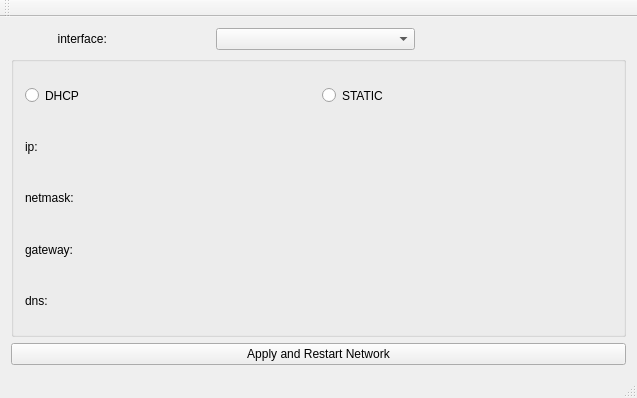
<?xml version="1.0" encoding="UTF-8"?>
<ui version="4.0">
 <class>MainWindow</class>
 <widget class="QMainWindow" name="MainWindow">
  <property name="geometry">
   <rect>
    <x>0</x>
    <y>0</y>
    <width>637</width>
    <height>398</height>
   </rect>
  </property>
  <property name="windowTitle">
   <string>MainWindow</string>
  </property>
  <widget class="QWidget" name="centralWidget">
   <layout class="QHBoxLayout" name="horizontalLayout">
    <item>
     <layout class="QGridLayout" name="gridLayout">
      <item row="0" column="0">
       <widget class="QLabel" name="label">
        <property name="sizePolicy">
         <sizepolicy hsizetype="Expanding" vsizetype="Preferred">
          <horstretch>0</horstretch>
          <verstretch>0</verstretch>
         </sizepolicy>
        </property>
        <property name="text">
         <string>              interface:</string>
        </property>
       </widget>
      </item>
      <item row="0" column="2">
       <spacer name="horizontalSpacer">
        <property name="orientation">
         <enum>Qt::Horizontal</enum>
        </property>
        <property name="sizeHint" stdset="0">
         <size>
          <width>40</width>
          <height>20</height>
         </size>
        </property>
       </spacer>
      </item>
      <item row="2" column="0" colspan="4">
       <widget class="QPushButton" name="ok">
        <property name="sizePolicy">
         <sizepolicy hsizetype="Expanding" vsizetype="Fixed">
          <horstretch>0</horstretch>
          <verstretch>0</verstretch>
         </sizepolicy>
        </property>
        <property name="text">
         <string>Apply and Restart Network</string>
        </property>
       </widget>
      </item>
      <item row="0" column="1">
       <widget class="QComboBox" name="cb_interface">
        <property name="sizePolicy">
         <sizepolicy hsizetype="Expanding" vsizetype="Fixed">
          <horstretch>0</horstretch>
          <verstretch>0</verstretch>
         </sizepolicy>
        </property>
       </widget>
      </item>
      <item row="1" column="0" colspan="4">
       <widget class="QGroupBox" name="groupBox">
        <property name="sizePolicy">
         <sizepolicy hsizetype="Expanding" vsizetype="Expanding">
          <horstretch>0</horstretch>
          <verstretch>0</verstretch>
         </sizepolicy>
        </property>
        <property name="title">
         <string/>
        </property>
        <layout class="QVBoxLayout" name="verticalLayout">
         <item>
          <layout class="QGridLayout" name="gridLayout_6">
           <item row="0" column="0">
            <widget class="QRadioButton" name="radio_dhcp">
             <property name="sizePolicy">
              <sizepolicy hsizetype="Expanding" vsizetype="Expanding">
               <horstretch>0</horstretch>
               <verstretch>0</verstretch>
              </sizepolicy>
             </property>
             <property name="text">
              <string>DHCP</string>
             </property>
            </widget>
           </item>
           <item row="0" column="1">
            <widget class="QRadioButton" name="radio_static">
             <property name="sizePolicy">
              <sizepolicy hsizetype="Expanding" vsizetype="Expanding">
               <horstretch>0</horstretch>
               <verstretch>0</verstretch>
              </sizepolicy>
             </property>
             <property name="text">
              <string>STATIC</string>
             </property>
            </widget>
           </item>
          </layout>
         </item>
         <item>
          <layout class="QGridLayout" name="gridLayout_2">
           <item row="0" column="0">
            <widget class="QLabel" name="label_2">
             <property name="sizePolicy">
              <sizepolicy hsizetype="Expanding" vsizetype="Expanding">
               <horstretch>0</horstretch>
               <verstretch>0</verstretch>
              </sizepolicy>
             </property>
             <property name="text">
              <string>ip:</string>
             </property>
            </widget>
           </item>
           <item row="0" column="1">
            <widget class="QIpAddressEdit" name="edt_ip" native="true">
             <property name="sizePolicy">
              <sizepolicy hsizetype="Expanding" vsizetype="Preferred">
               <horstretch>0</horstretch>
               <verstretch>0</verstretch>
              </sizepolicy>
             </property>
             <property name="minimumSize">
              <size>
               <width>0</width>
               <height>40</height>
              </size>
             </property>
            </widget>
           </item>
          </layout>
         </item>
         <item>
          <layout class="QGridLayout" name="gridLayout_3">
           <item row="0" column="0">
            <widget class="QLabel" name="label_3">
             <property name="sizePolicy">
              <sizepolicy hsizetype="Expanding" vsizetype="Expanding">
               <horstretch>0</horstretch>
               <verstretch>0</verstretch>
              </sizepolicy>
             </property>
             <property name="text">
              <string>netmask:</string>
             </property>
            </widget>
           </item>
           <item row="0" column="1">
            <widget class="QIpAddressEdit" name="edt_mask" native="true">
             <property name="sizePolicy">
              <sizepolicy hsizetype="Expanding" vsizetype="Preferred">
               <horstretch>0</horstretch>
               <verstretch>0</verstretch>
              </sizepolicy>
             </property>
             <property name="minimumSize">
              <size>
               <width>0</width>
               <height>40</height>
              </size>
             </property>
            </widget>
           </item>
          </layout>
         </item>
         <item>
          <layout class="QGridLayout" name="gridLayout_4">
           <item row="0" column="0">
            <widget class="QLabel" name="label_4">
             <property name="sizePolicy">
              <sizepolicy hsizetype="Expanding" vsizetype="Expanding">
               <horstretch>0</horstretch>
               <verstretch>0</verstretch>
              </sizepolicy>
             </property>
             <property name="text">
              <string>gateway:</string>
             </property>
            </widget>
           </item>
           <item row="0" column="1">
            <widget class="QIpAddressEdit" name="edt_gateway" native="true">
             <property name="sizePolicy">
              <sizepolicy hsizetype="Expanding" vsizetype="Preferred">
               <horstretch>0</horstretch>
               <verstretch>0</verstretch>
              </sizepolicy>
             </property>
             <property name="minimumSize">
              <size>
               <width>0</width>
               <height>40</height>
              </size>
             </property>
            </widget>
           </item>
          </layout>
         </item>
         <item>
          <layout class="QGridLayout" name="gridLayout_5">
           <item row="0" column="0">
            <widget class="QLabel" name="label_5">
             <property name="sizePolicy">
              <sizepolicy hsizetype="Expanding" vsizetype="Expanding">
               <horstretch>0</horstretch>
               <verstretch>0</verstretch>
              </sizepolicy>
             </property>
             <property name="text">
              <string>dns:</string>
             </property>
            </widget>
           </item>
           <item row="0" column="1">
            <widget class="QIpAddressEdit" name="edt_dns" native="true">
             <property name="sizePolicy">
              <sizepolicy hsizetype="Expanding" vsizetype="Preferred">
               <horstretch>0</horstretch>
               <verstretch>0</verstretch>
              </sizepolicy>
             </property>
             <property name="minimumSize">
              <size>
               <width>0</width>
               <height>40</height>
              </size>
             </property>
            </widget>
           </item>
          </layout>
         </item>
        </layout>
       </widget>
      </item>
     </layout>
    </item>
   </layout>
  </widget>
  <widget class="QMenuBar" name="menuBar">
   <property name="geometry">
    <rect>
     <x>0</x>
     <y>0</y>
     <width>637</width>
     <height>25</height>
    </rect>
   </property>
  </widget>
  <widget class="QToolBar" name="mainToolBar">
   <attribute name="toolBarArea">
    <enum>TopToolBarArea</enum>
   </attribute>
   <attribute name="toolBarBreak">
    <bool>false</bool>
   </attribute>
  </widget>
  <widget class="QStatusBar" name="statusBar"/>
 </widget>
 <layoutdefault spacing="6" margin="11"/>
 <customwidgets>
  <customwidget>
   <class>QIpAddressEdit</class>
   <extends>QWidget</extends>
   <header>qipaddressedit.h</header>
   <container>1</container>
  </customwidget>
 </customwidgets>
 <resources/>
 <connections/>
</ui>
